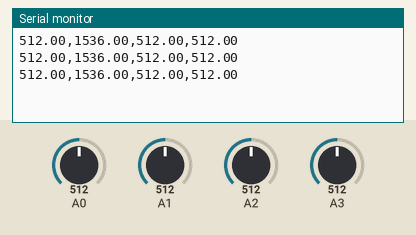
Simulated run of this sketch. Board: Arduino Uno, built with avr-gcc and run on an emulated ATmega328P. Parts: the last lines printed to the serial monitor. The test bench sets the inputs (shaded band); at power-on: A0 = 512, A1 = 512, A2 = 512, A3 = 512.

Above: at 1.3 s.
1.4 s: A0 set to 716
At 1.9 s:
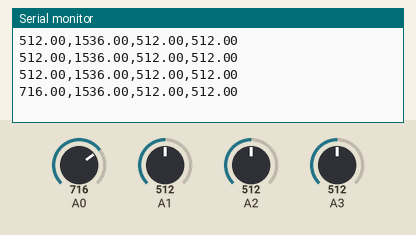
2.9 s: A1 set to 716
At 3.4 s:
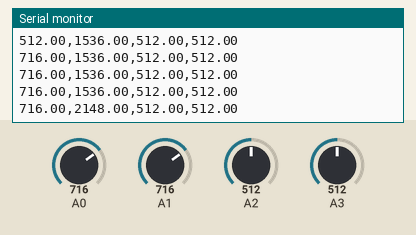
4.4 s: A2 set to 716
At 4.9 s:
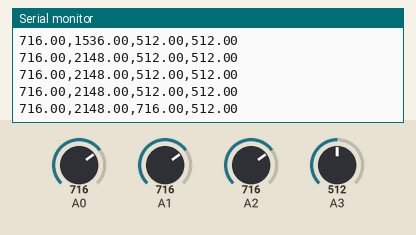
5.9 s: A3 set to 716
At 6.4 s:
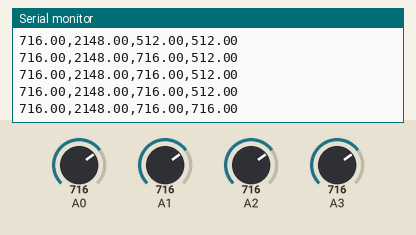
7.4 s: A0 set to 992
At 7.9 s:
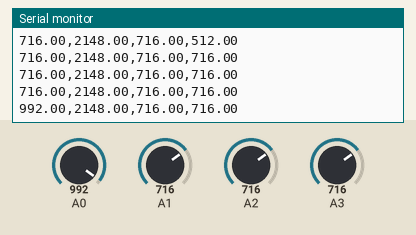
8.9 s: A1 set to 992
At 9.5 s:
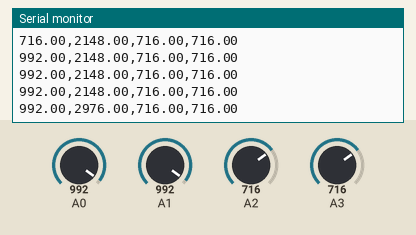
Timing chart, 0 to 11.4 s (numbered marks = the images above; inputs shaded):
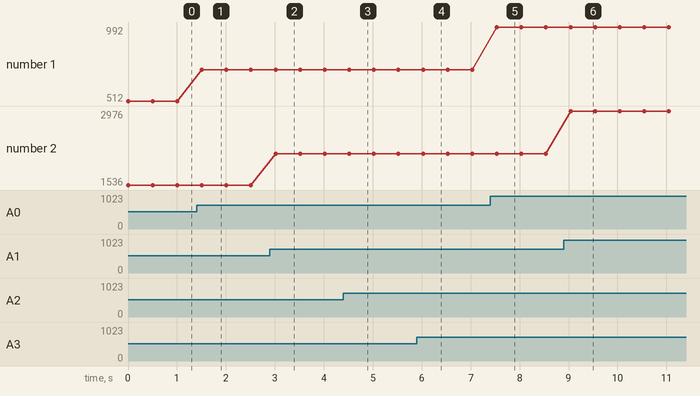

The sketch:

arduinoScripts.ino
```cpp
const int gasSensor_0 = 0; // multi gas?
const int gasSensor_1 = 1; // carbon monoxide
const int gasSensor_2 = 2; // smoke
const int gasSensor_3 = 3; // butane , propane (sensitive)

void setup(){
  Serial.begin(9600);      // sets the serial port to 9600
}
void loop(){
  float voltage_0; // voltage values to be sent to javascript
  float voltage_1;
  float voltage_2;
  float voltage_3;

  voltage_0 = getCO(gasSensor_0); // functions to read gas sensor values, manually calibrated
  voltage_1 = getVoltage(gasSensor_1);
  voltage_2 = getSmoke(gasSensor_2);
  voltage_3 = getButane(gasSensor_3);


  Serial.print(voltage_0); // multi gas
  Serial.print(",");
  Serial.print(voltage_1); // CO
  Serial.print(",");
  Serial.print(voltage_2); // smoke
  Serial.print(",");
  Serial.println(voltage_3); // butane

  // Serial.println(voltage);
  delay(500);
}

float getButane(int pin)
{
  return (analogRead(pin));
}

float getCO(int pin)
{
  return (analogRead(pin));
}

float getSmoke(int pin)
{
  return (analogRead(pin));
}

float getVoltage(int pin){
  return (analogRead(pin) * 3);
}
```

Measured:
- after the input at 1.4 s, the serial monitor: prints a new line after 0.11 s (image 1)
- after the input at 2.9 s, the serial monitor: prints a new line after 0.11 s (image 2)
- after the input at 4.4 s, the serial monitor: prints a new line after 0.12 s (image 3)
- after the input at 5.9 s, the serial monitor: prints a new line after 0.13 s (image 4)
- after the input at 7.4 s, the serial monitor: prints a new line after 0.14 s (image 5)
- after the input at 8.9 s, the serial monitor: prints a new line after 0.14 s (image 6)
- plotted number 1: 512 → 716 after the input at 1.4 s, 716 → 992 after the input at 7.4 s
- plotted number 2: 1536 → 2148 after the input at 2.9 s, 2148 → 2976 after the input at 8.9 s
